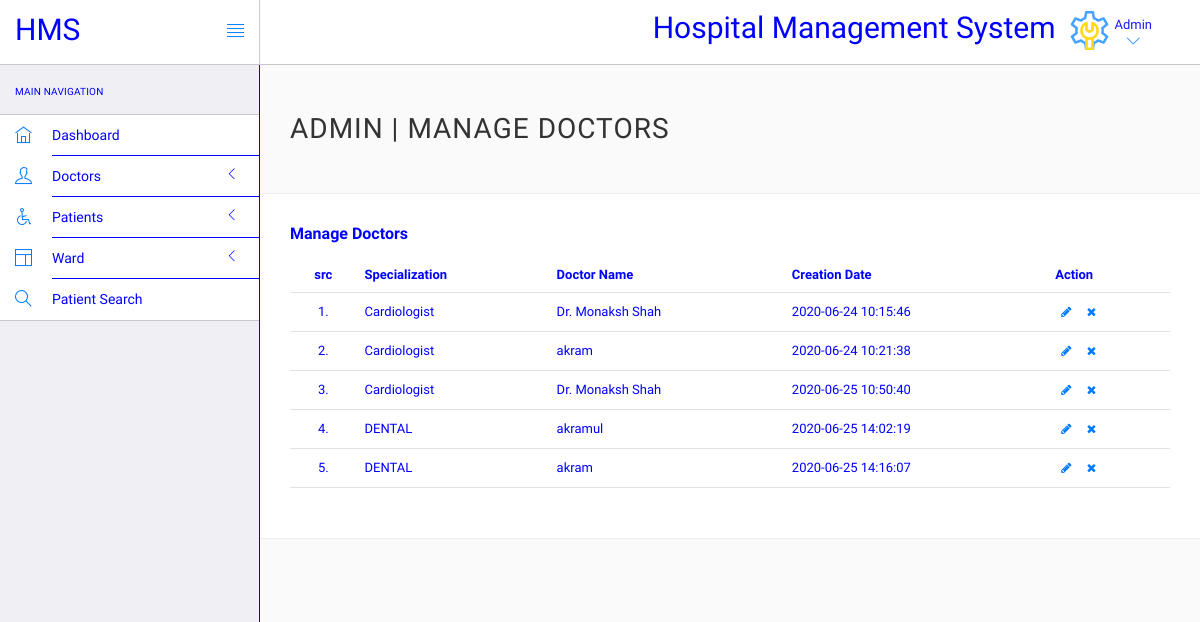
Page /login/admin/manage-doctors.php (signed in) on the earlier database version.
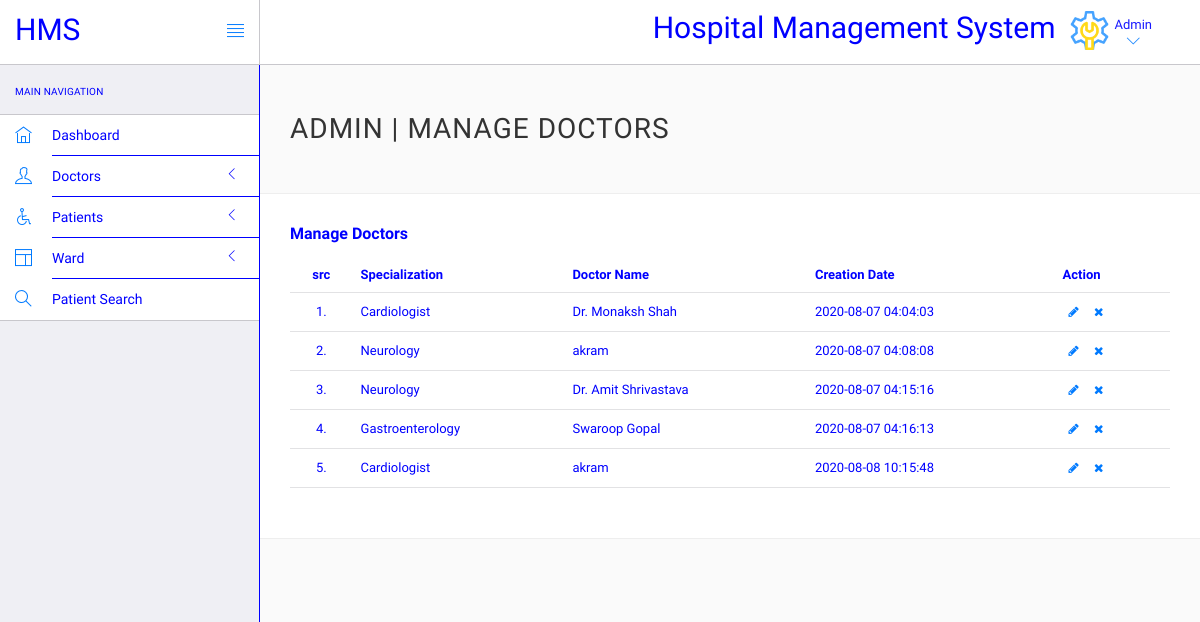
Same page on the later database version.
### tables this page shows
CREATE TABLE `doctors` (
  `id` int(10) NOT NULL,
  `specilization` varchar(20) DEFAULT NULL,
  `doctorName` varchar(20) DEFAULT NULL,
  `address` longtext DEFAULT NULL,
  `docFees` varchar(20) DEFAULT NULL,
  `contactno` bigint(11) DEFAULT NULL,
  `docEmail` varchar(25) DEFAULT NULL,
  `password` varchar(50) DEFAULT NULL,
  `creationDate` timestamp NULL DEFAULT current_timestamp(),
  `updationDate` timestamp NULL DEFAULT NULL ON UPDATE current_timestamp()
);

### login/admin/manage-doctors.php (the view, shortened to what this page needs)
<?php
include('include/config.php');
?>
<!DOCTYPE html>
<html lang="en">
	<head>
		<link rel="stylesheet" href="vendor/bootstrap/css/bootstrap.min.css">
		<link rel="stylesheet" href="vendor/fontawesome/css/font-awesome.min.css">
		<link rel="stylesheet" href="vendor/themify-icons/themify-icons.min.css">
		<link rel="stylesheet" href="assets/css/styles.css">
		<link rel="stylesheet" href="assets/css/plugins.css">
		<link rel="stylesheet" href="assets/css/themes/theme-1.css" id="skin_color" />
	</head>
	<body>
		<div id="app">
			<div class="sidebar app-aside" id="sidebar">
				<div class="sidebar-container perfect-scrollbar">
<nav>
						<div class="navbar-title">
							<span>Main Navigation</span>
						</div>
						<ul class="main-navigation-menu">
							<li>
								<a href="dashboard.php">
									<div class="item-content">
										<div class="item-media">
											<i class="ti-home"></i>
										</div>
										<div class="item-inner">
											<span class="title"> Dashboard </span>
										</div>
									</div>
								</a>
							</li>
							<li>
								<a href="javascript:void(0)">
									<div class="item-content">
										<div class="item-media">
											<i class="ti-user"></i>
										</div>
										<div class="item-inner">
											<span class="title"> Doctors </span><i class="icon-arrow"></i>
										</div>
									</div>
								</a>
								</li>
								<li><a href="javascript:void(0)">
									<div class="item-content">
										<div class="item-media">
											<i class="ti-wheelchair"></i>
										</div>
										<div class="item-inner">
											<span class="title"> Patients </span><i class="icon-arrow"></i>
										</div>
									</div>
								</a>
								</li>
								<li>
								<a href="javascript:void(0)">
									<div class="item-content">
										<div class="item-media">
											<i class="ti-layout"></i>
										</div>
										<div class="item-inner">
											<span class="title"> Ward </span><i class="icon-arrow"></i>
										</div>
									</div>
								</a>
							</li>
								<li>
								<a href="patient-search.php">
									<div class="item-content">
										<div class="item-media">
											<i class="ti-search"></i>
										</div>
										<div class="item-inner">
											<span class="title"> Patient Search </span>
										</div>
									</div>
								</a>
							</li>
						</ul>
					</nav>
					</div>
			</div>
			<div class="app-content">
<header class="navbar navbar-default navbar-static-top">
					<div class="navbar-header">
						<a class="navbar-brand" href="#">
							<h2 style="padding-top:20%;font-family:Numans;">HMS</h2>
						</a>
						<a href="#" class="sidebar-toggler pull-right visible-md visible-lg" data-toggle-class="app-sidebar-closed" data-toggle-target="#app">
							<i class="ti-align-justify"></i>
						</a>
					</div>
					<div class="navbar-collapse collapse">
						<ul class="nav navbar-right">
								<li  style="padding-top:2%;font-family:Numans; ">
								<h2>Hospital Management System</h2>
							</li>
							<li class="dropdown current-user">
								<a href class="dropdown-toggle" data-toggle="dropdown">
									<img src="assets/images/admin.png" >
									<span class="username">Admin<i class="ti-angle-down"></i></i></span>
								</a>
							</li>
						</ul>
					</div>
				</header>
				<div class="main-content" >
					<div class="wrap-content container" id="container">
						<section id="page-title">
							<div class="row">
								<div class="col-sm-8">
									<h1 class="mainTitle">Admin | Manage Doctors</h1>
																	</div>
							</div>
						</section>
						<div class="container-fluid container-fullw bg-white">
									<div class="row">
								<div class="col-md-12">
									<h5 class="over-title margin-bottom-15"> <span class="text-bold">Manage Doctors</span></h5>
									<table class="table table-hover" id="sample-table-1">
										<thead>
											<tr>
												<th class="center">src</th>
												<th>Specialization</th>
												<th class="hidden-xs">Doctor Name</th>
												<th>Creation Date </th>
												<th>Action</th>
											</tr>
										</thead>
										<tbody>
<?php
$sql=mysqli_query($con,"select * from doctors");
$cnt=1;
while($row=mysqli_fetch_array($sql))
{
?>
											<tr>
												<td class="center"><?php echo $cnt;?>.</td>
												<td class="hidden-xs"><?php echo $row['specilization'];?></td>
												<td><?php echo $row['doctorName'];?></td>
												<td><?php echo $row['creationDate'];?>
												</td>
												<td >
												<div class="visible-md visible-lg hidden-sm hidden-xs">
							<a href="edit-doctor.php?id=<?php echo $row['id'];?>" class="btn btn-transparent btn-xs" tooltip-placement="top" tooltip="Edit"><i class="fa fa-pencil"></i></a>
	<a href="manage-doctors.php?id=<?php echo $row['id']?>&del=delete" onClick="return confirm('Are you sure you want to delete?')"class="btn btn-transparent btn-xs tooltips" tooltip-placement="top" tooltip="Remove"><i class="fa fa-times fa fa-white"></i></a>
												</div>
											</td>
											</tr>
<?php
$cnt=$cnt+1;
}?>
										</tbody>
									</table>
								</div>
							</div>
								</div>
							</div>
						</div>
					</div>
			</div>
			</body>
</html>

### login/admin/assets/css/plugins.css (style rules this page uses)
* { margin: 0px; padding: 0px; box-sizing: border-box; font-family:Numans; }
.perfect-scrollbar { overflow-y: hidden !important; }

### login/admin/assets/css/themes/theme-1.css (style rules this page uses)
body { background: #FAFAFA; }
header .navbar-header { background: #ffffff !important; border-right-color: #c8c7cc !important; border-bottom-color: #c8c7cc !important; }
header .navbar-header .sidebar-toggler, header .navbar-header .sidebar-mobile-toggler { color: #007aff !important; }
header .navbar-header .navbar-brand { color: blue !important; }
header .navbar-collapse { background: #ffffff !important; border-bottom-color: #c8c7cc !important; box-shadow: none !important; }
header .navbar-collapse .navbar-right > li > a { color: blue; }
header .navbar-collapse .navbar-right > li > a i { color: #007aff !important; }
#sidebar { background: #EFEFF4 !important; }
#sidebar:before { border-right-width: "1px" !important; border-right-style: solid; border-right-color: #c8c7cc !important; }
#sidebar nav { border-right-width: "1px" !important; border-right-style: solid; border-right-color:blue !important; }
#sidebar nav .navbar-title { color:blue; }
#sidebar nav > ul { background: #ffffff !important; border-bottom-color: #c8c7cc !important; border-top-color: #c8c7cc !important; }
#sidebar nav > ul > li > a .item-media > i { color: #007aff !important; }
#sidebar nav > ul > li > a .item-inner { color:blue!important; border-bottom-color:blue; }

Differences in the rows shown:
removed doctors: specilization "Cardiologist", doctorName "Dr. Monaksh Shah", creationDate "2020-06-24 10:15:46"
removed doctors: specilization "Cardiologist", doctorName "akram", creationDate "2020-06-24 10:21:38"
removed doctors: specilization "Cardiologist", doctorName "Dr. Monaksh Shah", creationDate "2020-06-25 10:50:40"
removed doctors: specilization "DENTAL", doctorName "akramul", creationDate "2020-06-25 14:02:19"
removed doctors: specilization "DENTAL", doctorName "akram", creationDate "2020-06-25 14:16:07"
added doctors: specilization "Cardiologist", doctorName "Dr. Monaksh Shah", creationDate "2020-08-07 04:04:03"
added doctors: specilization "Neurology", doctorName "akram", creationDate "2020-08-07 04:08:08"
added doctors: specilization "Neurology", doctorName "Dr. Amit Shrivastava", creationDate "2020-08-07 04:15:16"
added doctors: specilization "Gastroenterology", doctorName "Swaroop Gopal", creationDate "2020-08-07 04:16:13"
added doctors: specilization "Cardiologist", doctorName "akram", creationDate "2020-08-08 10:15:48"
